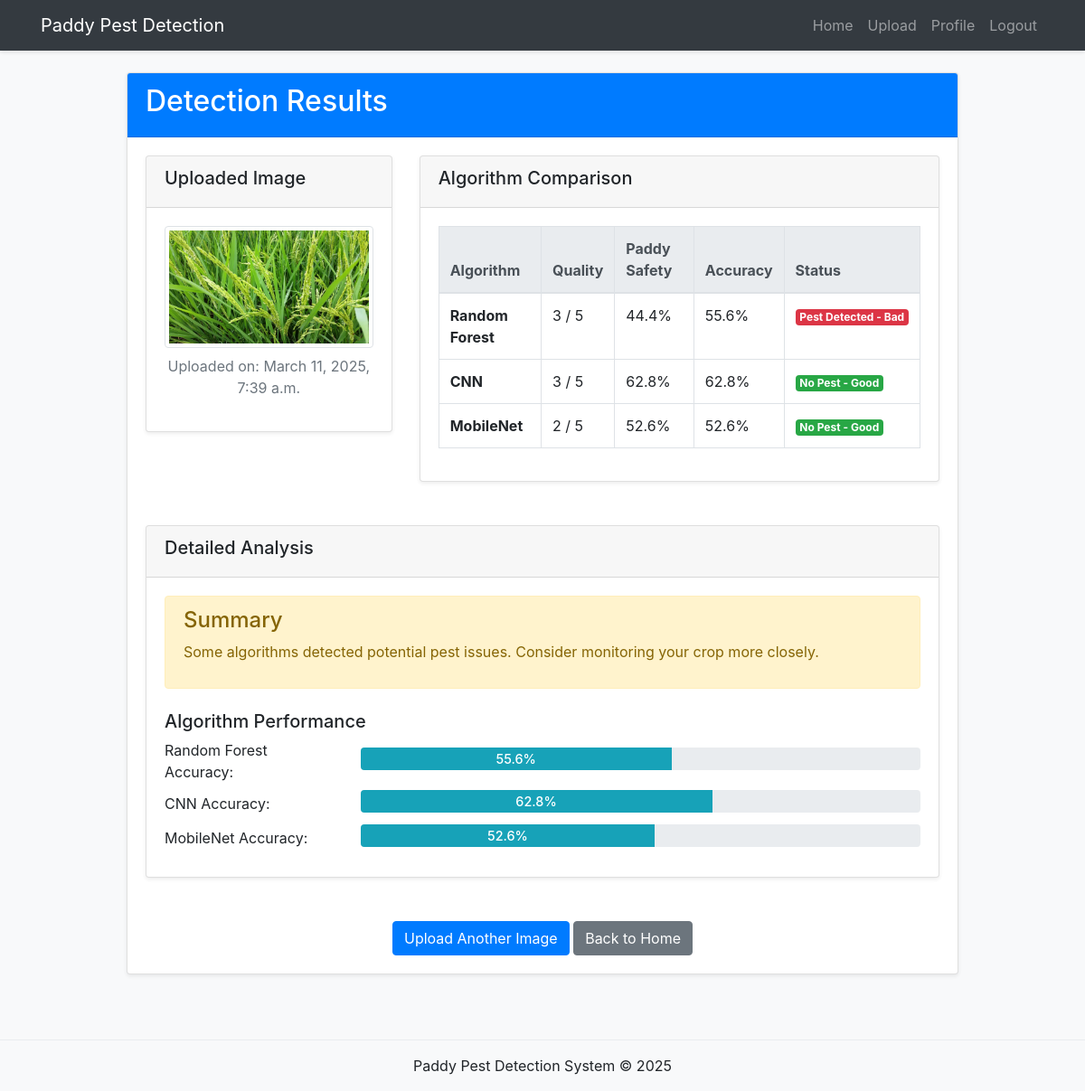
Page /results/1/ (signed in) on the committed database.
### detection/models.py (models this page shows, shortened)
class PaddyImage(models.Model):
    user = models.ForeignKey(User, on_delete=models.CASCADE)
    image = models.ImageField(upload_to=image_upload_path)
    uploaded_at = models.DateTimeField(auto_now_add=True)

class DetectionResult(models.Model):
    paddy_image = models.ForeignKey(PaddyImage, on_delete=models.CASCADE, related_name='results')
    algorithm_name = models.CharField(max_length=100)
    has_pest = models.BooleanField()
    quality = models.IntegerField()  # Quality score (1-5)
    paddy_safety = models.FloatField()  # Percentage safety
    accuracy = models.FloatField()  # Percentage accuracy
    created_at = models.DateTimeField(auto_now_add=True)

### detection/views.py (the view)
# urls.py: path('results/<int:image_id>/', views.results, name='results'),
@login_required
def results(request, image_id):
    try:
        paddy_image = PaddyImage.objects.get(id=image_id, user=request.user)
        results = DetectionResult.objects.filter(paddy_image=paddy_image)
        context = {
            'paddy_image': paddy_image,
            'results': results
        }
        return render(request, 'detection/results.html', context)
    except PaddyImage.DoesNotExist:
        messages.error(request, 'Image not found or you do not have permission to view it.')
        return redirect('home')

### templates/detection/results.html
{% extends 'base.html' %}
{% block content %}
<div class="row">
    <div class="col-md-10 offset-md-1">
        <div class="card mb-4">
            <div class="card-header bg-primary text-white">
                <h2>Detection Results</h2>
            </div>
            <div class="card-body">
                <div class="row">
                    <div class="col-md-4">
                        <div class="card">
                            <div class="card-header">
                                <h5>Uploaded Image</h5>
                            </div>
                            <div class="card-body text-center">
                                <img src="{{ paddy_image.image.url }}" alt="Paddy Image" class="img-fluid img-thumbnail" style="max-height: 300px;">
                                <p class="mt-2 text-muted">Uploaded on: {{ paddy_image.uploaded_at }}</p>
                            </div>
                        </div>
                    </div>
                    <div class="col-md-8">
                        <div class="card">
                            <div class="card-header">
                                <h5>Algorithm Comparison</h5>
                            </div>
                            <div class="card-body">
                                <table class="table table-bordered table-hover">
                                    <thead class="thead-light">
                                        <tr>
                                            <th>Algorithm</th>
                                            <th>Quality</th>
                                            <th>Paddy Safety</th>
                                            <th>Accuracy</th>
                                            <th>Status</th>
                                        </tr>
                                    </thead>
                                    <tbody>
                                        {% for result in results %}
                                        <tr>
                                            <td><strong>{{ result.algorithm_name }}</strong></td>
                                            <td>{{ result.quality }} / 5</td>
                                            <td>{{ result.paddy_safety }}%</td>
                                            <td>{{ result.accuracy }}%</td>
                                            <td>
                                                {% if result.has_pest %}
                                                <span class="badge badge-danger">Pest Detected - Bad</span>
                                                {% else %}
                                                <span class="badge badge-success">No Pest - Good</span>
                                                {% endif %}
                                            </td>
                                        </tr>
                                        {% endfor %}
                                    </tbody>
                                </table>
                            </div>
                        </div>
                    </div>
                </div>
                <div class="row mt-4">
                    <div class="col-md-12">
                        <div class="card">
                            <div class="card-header">
                                <h5>Detailed Analysis</h5>
                            </div>
                            <div class="card-body">
                                <div class="alert {% if results.0.has_pest %}alert-warning{% else %}alert-success{% endif %}">
                                    <h4 class="alert-heading">Summary</h4>
                                    <p>
                                        {% if results.0.has_pest and results.1.has_pest and results.2.has_pest %}
                                            All algorithms detected potential pest issues in your paddy crop.
                                            We recommend further inspection and appropriate treatment.
                                        {% elif results.0.has_pest or results.1.has_pest or results.2.has_pest %}
                                            Some algorithms detected potential pest issues.
                                            Consider monitoring your crop more closely.
                                        {% else %}
                                            No pest issues detected by any algorithm.
                                            Your paddy crop appears to be healthy.
                                        {% endif %}
                                    </p>
                                </div>
                                <h5 class="mt-4">Algorithm Performance</h5>
                                <div class="progress-group">
                                    <div class="row align-items-center mb-2">
                                        <div class="col-md-3">Random Forest Accuracy:</div>
                                        <div class="col-md-9">
                                            <div class="progress">
                                                <div class="progress-bar bg-info" role="progressbar" style="width: {{ results.0.accuracy }}%" aria-valuenow="{{ results.0.accuracy }}" aria-valuemin="0" aria-valuemax="100">{{ results.0.accuracy }}%</div>
                                            </div>
                                        </div>
                                    </div>
                                    <div class="row align-items-center mb-2">
                                        <div class="col-md-3">CNN Accuracy:</div>
                                        <div class="col-md-9">
                                            <div class="progress">
                                                <div class="progress-bar bg-info" role="progressbar" style="width: {{ results.1.accuracy }}%" aria-valuenow="{{ results.1.accuracy }}" aria-valuemin="0" aria-valuemax="100">{{ results.1.accuracy }}%</div>
                                            </div>
                                        </div>
                                    </div>
                                    <div class="row align-items-center mb-2">
                                        <div class="col-md-3">MobileNet Accuracy:</div>
                                        <div class="col-md-9">
                                            <div class="progress">
                                                <div class="progress-bar bg-info" role="progressbar" style="width: {{ results.2.accuracy }}%" aria-valuenow="{{ results.2.accuracy }}" aria-valuemin="0" aria-valuemax="100">{{ results.2.accuracy }}%</div>
                                            </div>
                                        </div>
                                    </div>
                                </div>
                            </div>
                        </div>
                    </div>
                </div>
                <div class="text-center mt-4">
                    <a href="{% url 'upload' %}" class="btn btn-primary">Upload Another Image</a>
                    <a href="{% url 'home' %}" class="btn btn-secondary">Back to Home</a>
                </div>
            </div>
        </div>
    </div>
</div>
{% endblock %}

### templates/base.html (shortened to what this page needs)
<!DOCTYPE html>
<html lang="en">
<head>
    {% load static %}
    {% load custom_filters %}
    <link rel="stylesheet" href="https://stackpath.bootstrapcdn.com/bootstrap/4.5.2/css/bootstrap.min.css">
    <link rel="stylesheet" href="{% static 'css/style.css' %}">
</head>
<body>
    <nav class="navbar navbar-expand-lg navbar-dark bg-dark">
        <div class="container">
            <a class="navbar-brand" href="{% url 'home' %}">Paddy Pest Detection</a>
            <div class="collapse navbar-collapse" id="navbarNav">
                <ul class="navbar-nav ml-auto">
                    <li class="nav-item">
                        <a class="nav-link" href="{% url 'home' %}">Home</a>
                    </li>
                    {% if user.is_authenticated %}
                    <li class="nav-item">
                        <a class="nav-link" href="{% url 'upload' %}">Upload</a>
                    </li>
                    <li class="nav-item">
                        <a class="nav-link" href="{% url 'profile' %}">Profile</a>
                    </li>
                    <li class="nav-item">
                        <a class="nav-link" href="{% url 'logout' %}">Logout</a>
                    </li>
                    {% else %}
                    <li class="nav-item">
                        <a class="nav-link" href="{% url 'login' %}">Login</a>
                    </li>
                    {% endif %}
                </ul>
            </div>
        </div>
    </nav>
    <div class="container mt-4">
        {% block content %}{% endblock %}
    </div>
    <footer class="mt-5 py-3 bg-light">
        <div class="container text-center">
            <p class="mb-0">Paddy Pest Detection System &copy; 2025</p>
        </div>
    </footer>
</body>
</html>

### static/css/style.css (style rules this page uses)
body { background-color: #f8f9fa; }
.card { box-shadow: 0 0.125rem 0.25rem rgba(0, 0, 0, 0.075); margin-bottom: 1.5rem; }
.card-header { font-weight: 500; }
.navbar { box-shadow: 0 2px 4px rgba(0, 0, 0, 0.1); }
footer { border-top: 1px solid #e9ecef; }
.progress { height: 25px; font-size: 0.9rem; font-weight: 500; margin-bottom: 5px; background-color: #e9ecef; }
.progress-bar { display: flex; align-items: center; justify-content: center; color: white; }
.table th { background-color: #f8f9fa; }
.badge-success { background-color: #28a745; }
.badge-danger { background-color: #dc3545; }
.img-thumbnail { border: 1px solid #dee2e6; padding: 0.25rem; background-color: #fff; border-radius: 0.25rem; }

### rows in the picture
PaddyImage: image (picture), uploaded_at "March 11, 2025, 7:39 a.m."
DetectionResult: algorithm_name "Random Forest", quality "3", paddy_safety "44.4", accuracy "55.6", has_pest "Pest Detected - Bad"
DetectionResult: algorithm_name "CNN", quality "3", paddy_safety "62.8", accuracy "62.8", has_pest "No Pest - Good"
DetectionResult: algorithm_name "MobileNet", quality "2", paddy_safety "52.6", accuracy "52.6", has_pest "No Pest - Good"
